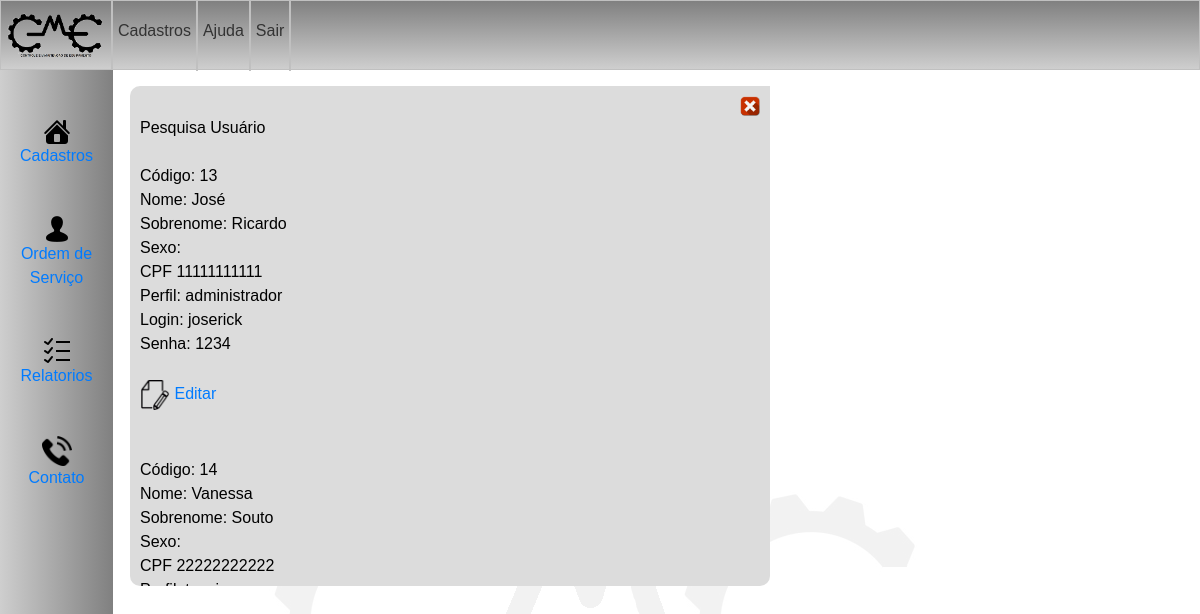
Screenshot of /cme/buscausers.php with the database file from the repository.
### tables this page shows
CREATE TABLE `users` (
  `id` int(11) NOT NULL,
  `nome` varchar(50) NOT NULL,
  `sobrenome` varchar(50) NOT NULL,
  `sexo` varchar(20) NOT NULL,
  `cpf` varchar(11) NOT NULL,
  `perfil` varchar(20) NOT NULL,
  `login` varchar(50) NOT NULL,
  `senha` varchar(20) NOT NULL
);

### cme/buscausers.php (the view, shortened to what this page needs)
<?php
require ("cadastro1.php");
?>
<html>
 <head>
   <link rel="stylesheet" type="text/css" href="formstyle.css">
 </head>
<body>
<div id="posiciona" class="padding10" style="overflow: auto; width: 640px">
<div id="fechar" align=right><a href="javascript:fechar()"><img src="imagens/sair.png" height="20" width="20"/></a></div>
<font color="black"> Pesquisa Usuário
<form action="" method="post">
	<?php
	$host = "localhost";
	$user = "root";
	$pass = "";
	$banco = "cme";
	$conexao = mysqli_connect($host, $user, $pass)or die (mysqli_error());
	mysqli_select_db($conexao, $banco) or die (mysqli_error());
	$pesquisar = $_POST['pesquisar'];
	$chamada = "SELECT * FROM users WHERE nome LIKE '%".$pesquisar."%' or id = '".$pesquisar."' LIMIT 5";
	$chamada1 = mysqli_query($conexao, $chamada);
	while($chamada2 = mysqli_fetch_array($chamada1)){
		echo "<br>Código: ".$chamada2['id']."";
		echo "<br>Nome: ".$chamada2['nome']."<br>";
		echo "Sobrenome: ".$chamada2['sobrenome']."<br>";
		echo "Sexo: ".$chamada2['Sexo']."<br>";
		echo "CPF ".$chamada2['cpf']."<br>";
		echo "Perfil: ".$chamada2['perfil']."<br>";
		echo "Login: ".$chamada2['login']."<br>";
		echo "Senha: ".$chamada2['senha']."<br><br>";
		echo "<a href='editaruser.php?id=".$chamada2['id']."'><img src='imagens/lapis1.png' style='max-width:30px'> Editar</a><br><br>";
	}
	?>
</div>
</body>
</html>

### cme/estilo1.css (style rules this page uses)
body { margin:0 0 5px 0; padding:0; background-color:#DCDCDC; font: 10px ; font-family: Arial, Helvetica, sans-serif; background-repeat: no-repeat; background-position: center; }

### cme/estilo.css (style rules this page uses)
* { margin: 0; padding: 0; }
body { font-family: Arial, Helvetica, sans-serif; }

### cme/formstyle.css (style rules this page uses)
body { margin:0 0 0 0; padding:0; background-color:#DCDCDC; }
.padding10 { padding:10px !important; }
body, input, select, textarea, button { font-family: sans-serif; font-size: 1em; }

### cme/buscausers.php (style rules this page uses)
body { background-color:#FFF; font-family: Tahoma,Arial; }
#posiciona { position: left: 40%; top: 35%; width: 700px; height: 500px; margin-left: 130px; margin-top: 10px; background-color: #666; color: #FFF; background-color: #DCDCDC; text-align: border-radius: 10px 10px 0px 0px ; -webkit-border-radius: 10px 0px 10px 10px ; -moz-border-radius: 20px 0px 20px 20px ; -ms-border-radius: 20px 0px 20px 20px ; -o-border-radius: 20px 0px 20px 20px ; overflow:scroll; }
#fechar { margin: 0px; font-size: 16px font-color: black; }

### rows the page displays
users: id "13", nome "José", sobrenome "Ricardo", cpf "11111111111", perfil "administrador", login "joserick", senha "1234"
users: id "14", nome "Vanessa", sobrenome "Souto", cpf "22222222222"
